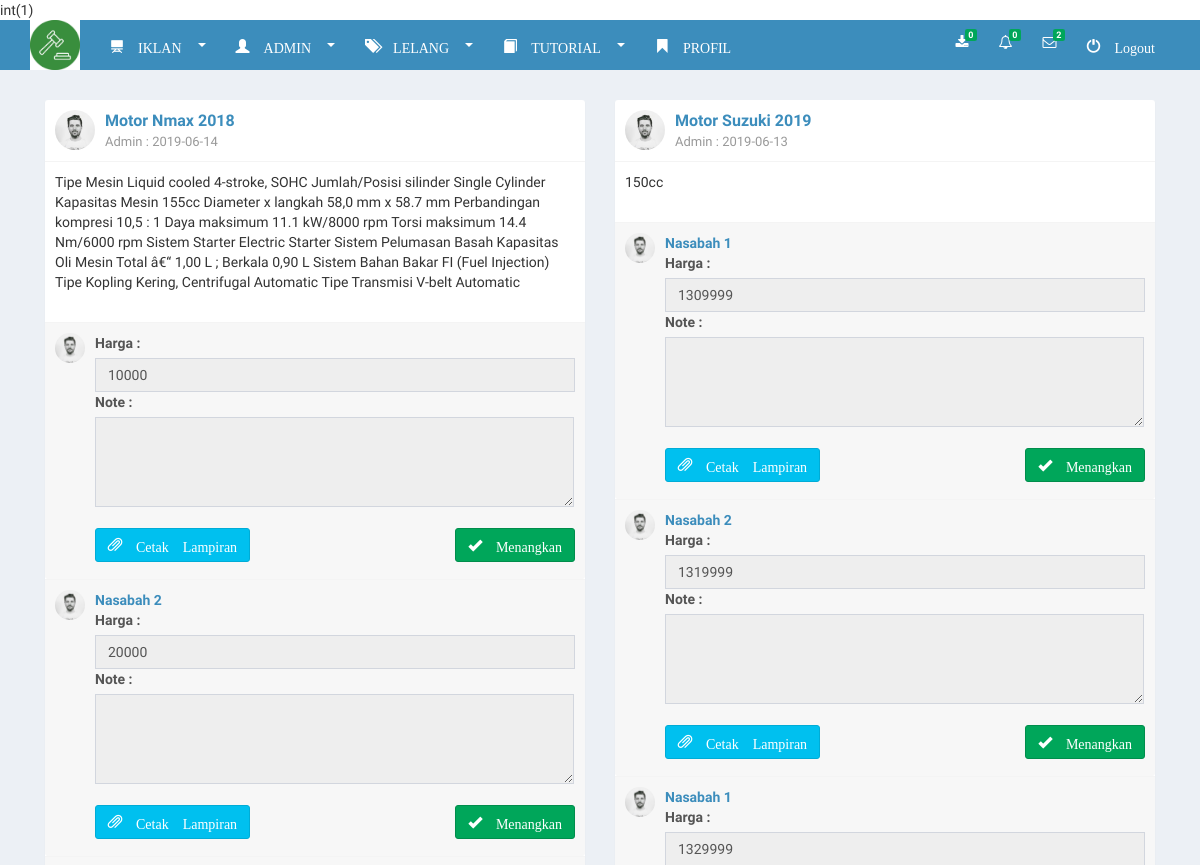
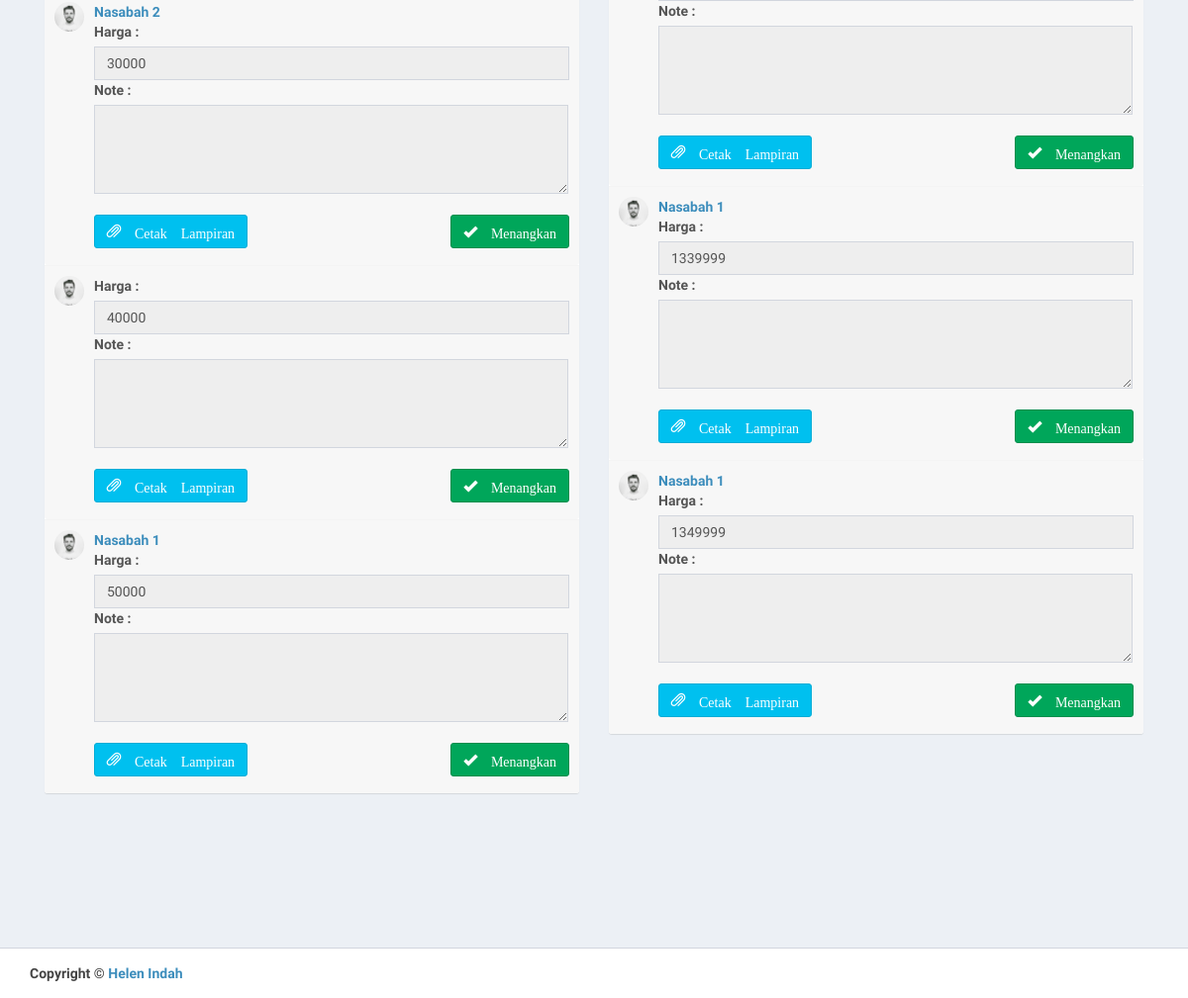
The app's page /admin/lelang.php (signed in) with its own data (2 pictures, top to bottom).
### tables this page shows
CREATE TABLE `iklan` (
  `id_iklan` int(11) NOT NULL,
  `id_user` int(11) NOT NULL,
  `tgl_iklan` date NOT NULL,
  `file_iklan` varchar(35) NOT NULL,
  `judul_iklan` varchar(35) NOT NULL,
  `isi_iklan` text NOT NULL,
  `status` enum('0','1') NOT NULL,
  `harga_lelang` double NOT NULL
);

CREATE TABLE `lelang` (
  `id_lelang` int(11) NOT NULL,
  `id_user` int(11) NOT NULL,
  `id_iklan` int(11) NOT NULL,
  `harga` int(11) NOT NULL,
  `ikhtisar` longtext,
  `nama_file` varchar(200) NOT NULL,
  `status_menang` varchar(1) NOT NULL,
  `checked` enum('0','1') NOT NULL,
  `time_bid` date NOT NULL,
  `jam` time NOT NULL
);

CREATE TABLE `user` (
  `id_user` int(11) NOT NULL,
  `nama` varchar(35) NOT NULL,
  `no_hp` varchar(15) NOT NULL,
  `email` varchar(50) NOT NULL,
  `username` varchar(35) NOT NULL,
  `password` varchar(35) NOT NULL,
  `hak_akses` enum('0','1') NOT NULL,
  `block` enum('0','1') NOT NULL
);

### include/function.php (called while the page is built, shortened)
<?php
function cek_not_kom($id_user){
    $query="SELECT * FROM notif_comentar WHERE id_user='$id_user' AND status='1';";
    $result = mysql_query($query);
    return mysql_num_rows($result);
}
?>

### admin/session.php (called while the page is built, shortened)
<?php
include '../include/function.php';
$id_user =$_SESSION['id_user'];
?>

### admin/lelang.php (the view, shortened to what this page needs)
<html>
    <head>
        <?php
        include 'session.php';
        $query = "SELECT * FROM  `iklan` WHERE id_user='$id_user' AND status='1' ORDER BY tgl_iklan DESC";
        $result = mysql_query($query);
        include 'css.php';
        ?>
    </head>
    <body class="hold-transition skin-blue layout-top-nav">
        <div class="wrapper">
            <?php include 'menu.php';
            ?>
      <div class="content-wrapper">
        <div class="container">
          <section class="content-header">
          </section>
          <section class="content">
              <div class="row">
                  <?php
                  while ($row = mysql_fetch_array($result)) {
                  ?>
                <div class="col-md-6">
                  <div class="box box-widget">
                    <div class='box-header with-border'>
                      <div class='user-block'>
                        <img class='img-circle' src='../dist/img/user1-128x128.jpg' alt='user image'>
                        <span class='username'><a href="#"><?php echo $row['judul_iklan']; ?></a></span>
                        <span class='description'>Admin : <?php echo $row['tgl_iklan']; ?></span>
                      </div>
                    </div>
                    <div class='box-body'>
                        <?php echo $row['isi_iklan']; ?>
                        <br>
                        <br>
                    </div>
                    <?php
                    $que = "SELECT * FROM  `lelang` WHERE id_iklan ='".$row['id_iklan']."' ORDER BY id_lelang ASC ";
                    $res =  mysql_query($que);
                    while ($ro = mysql_fetch_array($res)) {
                    ?>
                    <div class='box-footer box-comments'>
                      <div class='box-comment'>
                        <img class='img-circle' src='../dist/img/user1-128x128.jpg' alt='user image'>
                        <div class='comment-text'>
                          <span class="username">
                            <?php
                            $nama = mysql_fetch_array(mysql_query("SELECT * FROM `user` WHERE id_user='".$ro['id_user']."'"));
                            ?>
                              <a href="detail_user.php?id=<?php echo $ro['id_user']; ?>"><?php echo $nama['nama']; ?></a>
                          </span>
                            <label>Harga :</label>
                            <input type="text" class="form-control" value="<?php echo $ro['harga'] ?>" disabled>
                            <label>Note :</label>
                            <textarea class="form-control" disabled style="width: 479px; height: 90px;"><?php echo $ro['ikhtisar']; ?></textarea>
                            <br>
                            <a href="download_lampiran.php?id_lelang=<?php echo $ro['id_lelang']; ?>" class="glyphicon glyphicon-paperclip btn btn-md btn-info pull-left"> Cetak Lampiran </a>
                            <a href="menangkan.php?id=<?php echo $ro['id_lelang']; ?>&id_iklan=<?php echo $ro['id_iklan']; ?>&id_user=<?php echo $ro['id_user'] ?>" class="glyphicon glyphicon-ok btn btn-md btn-success pull-right"> Menangkan</a>
                        </div>
                      </div>
                    </div>
                    <?php } ?>
                  </div>
                </div>
                <?php } ?>
              </div>
          </section>
        </div>
      </div>
            <?php include 'footer.php'; ?>
        </div>
    </body>
</html>

### records on screen
iklan: judul_iklan "Motor Nmax 2018", tgl_iklan "2019-06-14", isi_iklan "Tipe Mesin Liquid cooled 4-stroke, SOHC Jumlah/Posisi silinder Single Cylinder Kapasitas Mesin 155cc Diameter x langkah 58,0 mm x 58.7 mm Perbandingan kompresi 10,5 : 1 Daya maksimum 11.1 kW/8000 rpm Torsi maksimum 14.4 Nm/6000 rpm Sistem Starter Electric Starter Sistem Pelumasan Basah Kapasitas Oli Mesin Total â€“ 1,00 L ; Berkala 0,90 L Sistem Bahan Bakar FI (Fuel Injection) Tipe Kopling Kering, Centrifugal Automatic Tipe Transmisi V-belt Automatic"
lelang: harga "10000"
lelang: id_user.nama "Nasabah 2", harga "20000"
lelang: id_user.nama "Nasabah 2", harga "30000"
lelang: harga "40000"
lelang: id_user.nama "Nasabah 1", harga "50000"
iklan: judul_iklan "Motor Suzuki 2019", tgl_iklan "2019-06-13", isi_iklan "150cc"
lelang: id_user.nama "Nasabah 1", harga "1309999"
lelang: id_user.nama "Nasabah 2", harga "1319999"
lelang: id_user.nama "Nasabah 1", harga "1329999"
lelang: id_user.nama "Nasabah 1", harga "1339999"
lelang: id_user.nama "Nasabah 1", harga "1349999"

### other values on screen
$jumlah_confirm "0"
$jumlah_contrib "0"
cek_not_kom($id_user) "2"
